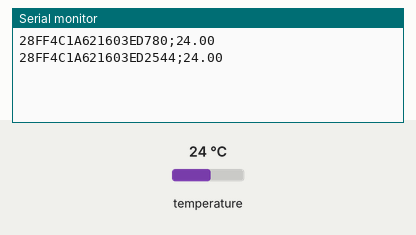
Simulated run of this program. Board: ESP8266 (Wemos D1 mini). Shown: the last lines printed to the serial monitor. The test bench sets the inputs (shaded band); at power-on: temperature 24 °C.

Above: at 3.3 s.
3.4 s: temperature set to 12 °C
At 4.9 s:
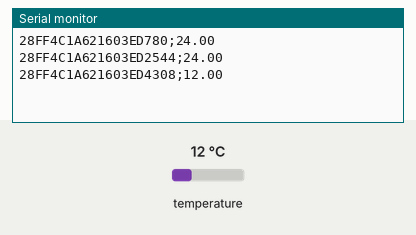
5.9 s: temperature set to 19 °C
At 7.4 s:
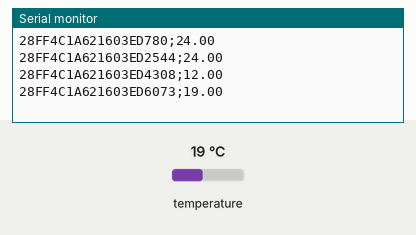
Timing chart, 0 to 8.9 s (numbered marks = the images above; inputs shaded):
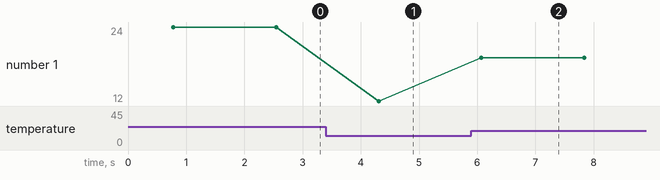

Measured:
- after the input at 3.4 s, the serial monitor: prints a new line after 0.91 s (image 1)
- after the input at 5.9 s, the serial monitor: prints a new line after 0.17 s (image 2)
- plotted number 1: 24 → 12 after the input at 3.4 s, 12 → 19 after the input at 5.9 s

The program:

main.cpp
```cpp
#include <Arduino.h>
#include <OneWire.h>
#include <DallasTemperature.h>

#define ONE_WIRE_BUS 2 // Пин подключения OneWire шины
OneWire oneWire(ONE_WIRE_BUS); // Подключаем библиотеку OneWire
DallasTemperature sensors(&oneWire); // Подключаем библиотеку DallasTemperature

DeviceAddress temperatureSensors[3]; // Массив для хранения адресов датчиков
uint8_t deviceCount = 0;

// Функция вывода адреса датчика
void printAddress(DeviceAddress deviceAddress) {
    for (uint8_t i = 0; i < 8; i++) {
        if (deviceAddress[i] < 16) Serial.print("0");
        Serial.print(deviceAddress[i], HEX); // Выводим адрес датчика в HEX формате
    }
}

void setup() {
    Serial.begin(115200); // Задаем скорость соединения с последовательным портом
    sensors.begin(); // Инициализируем датчики
    deviceCount = sensors.getDeviceCount(); // Получаем количество обнаруженных датчиков

    for (uint8_t index = 0; index < deviceCount; index++) {
        sensors.getAddress(temperatureSensors[index], index);
    }
}

void loop() {
    sensors.requestTemperatures(); // Запрашиваем температуры
    String output = ""; // Создаем строку для вывода данных
    output += String(millis()); // Добавляем временную метку в миллисекундах

    for (int i = 0; i < deviceCount; i++) {
        output += ";"; // Разделитель для значений
        printAddress(temperatureSensors[i]); // Выводим адрес датчика
        output += String(sensors.getTempC(temperatureSensors[i])); // Добавляем температуру с датчика
    }

    Serial.println(output); // Отправляем данные в последовательный порт
    delay(1000); // Задержка между считываниями
}
```
